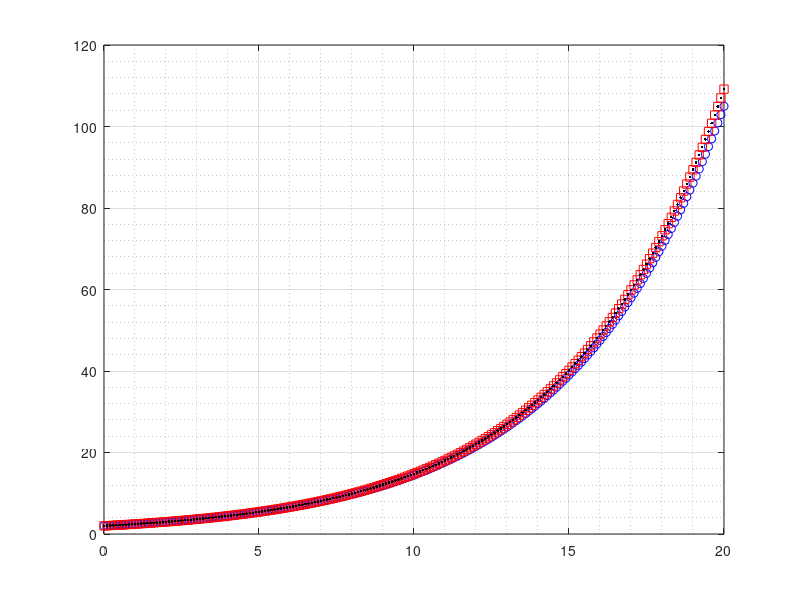

Here is the MATLAB script that generated this plot:
% Script to demonstrate Heun's Method

% Use y' = 0.2y, y(0) = 2.

% initialize stuff
h = 0.1;
t = 0:h:20;

% Euler's Method
ye = 2;
for i = 2:length(t)
    ye(i) = ye(i-1) * (1 + 0.2*h);
end


%%% Incorrect Implementation. %%%
%%% Either the slopes shouldn't be of the form h * f(t,y) 
%%% or the update shouldn't depend on h.
% Heun's Method
% yh = 2;
% for i = 2:length(t)
%     % Computing slopes
%     k1 = 0.2 * h * yh(i-1);
%     k2 = 0.2 * h * (yh(i-1) + h*k1);
%     % update yh
%     yh(i) = yh(i-1) + (h/2) * (k1 + k2);
% end

% %%% Correct implementation where the slopes have the form k = h*f
% yh = 2;
% for i = 2:length(t)
%     % Computing slopes
%     k1 = 0.2 * h * yh(i-1);
%     k2 = 0.2 * h * (yh(i-1) + k1);
%     % update yh
%     % Since the slopes depend on h, we don't need
%     % h in the update.
%     yh(i) = yh(i-1) + (1/2) * (k1 + k2);
% end

%%% Correct implementation where the slopes aren't multiplied by h.
yh = 2;
for i = 2:length(t)
   % Computing slope
   k1 = 0.2 * yh(i-1);
   k2 = 0.2 *(yh(i-1) + h*k1);
   % update yh
   % Now we need to include h in the update.
   yh(i) = yh(i-1) + (h/2) * (k1 + k2);
end

% Create analytical solution
f = @(x) 2 * exp(0.2 * x);

% Plot the analytical and numeric solutions.
figure('Name', 'Eulers method in blue, Heuns in red, Analytic in black') 
plot(t, ye, 'ob', t, yh, 'sr', t, f(t), '.k'),grid on, grid minor



